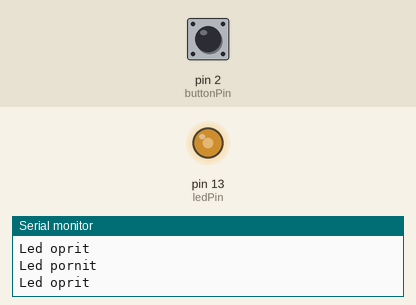
Simulated run of this sketch. Board: Arduino Uno, built with avr-gcc and run on an emulated ATmega328P. Parts: output pins drawn as LEDs (lit = HIGH), the last lines printed to the serial monitor. The test bench sets the inputs (shaded band); at power-on: pin 2 (buttonPin) HIGH.

Above: at 1.26 s.
1.3 s: pin 2 (buttonPin) pulled LOW for 3.2 s
At 2.2 s:
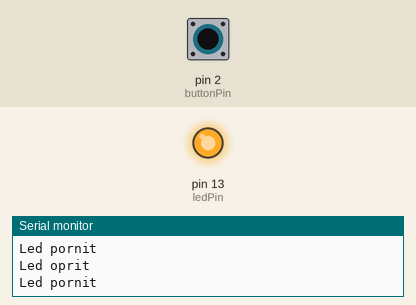
6.0 s: pin 2 (buttonPin) pulled LOW for 0.15 s
At 6.13 s:
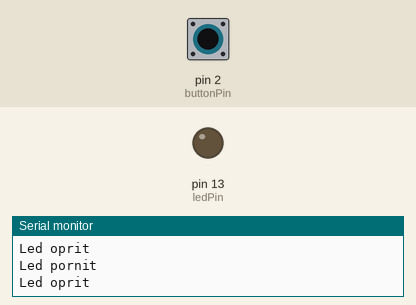
9.1 s: pin 2 (buttonPin) pulled LOW for 1 s
At 11.24 s:
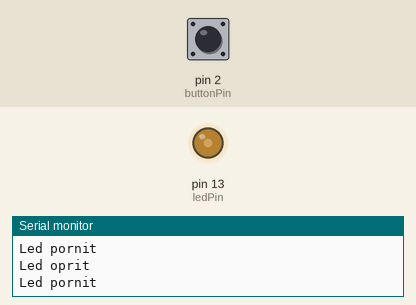
Timing chart, 0 to 19.1 s (numbered marks = the images above; inputs shaded):
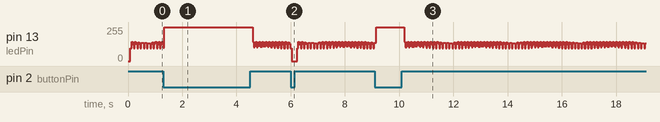

The sketch:

sketch_mar13a.ino
```cpp
const int ledPin = 13;
const int buttonPin = 2;

int starePin = LOW;
int stareButton;
int ultimaStareButton = HIGH;

unsigned long ultimulTimp = 0;
unsigned long timpBounce = 50;

void setup() {
  // put your setup code here, to run once:
  pinMode(ledPin, OUTPUT);
  pinMode(buttonPin, INPUT_PULLUP);
  digitalWrite(ledPin, starePin);
  Serial.begin(9600);
}

void loop() {
  // put your main code here, to run repeatedly:
  int citire = digitalRead(buttonPin);

  if(citire != ultimaStareButton){
    ultimulTimp = millis();
  }

  if((millis() - ultimulTimp) > timpBounce){

    if(citire != stareButton){

      if(stareButton == LOW){
        starePin = !starePin;
        Serial.println(starePin == HIGH ? "Led pornit" : "Led oprit");
      }
    }
  }

  digitalWrite(ledPin, starePin);
  ultimaStareButton = citire;
}
```
